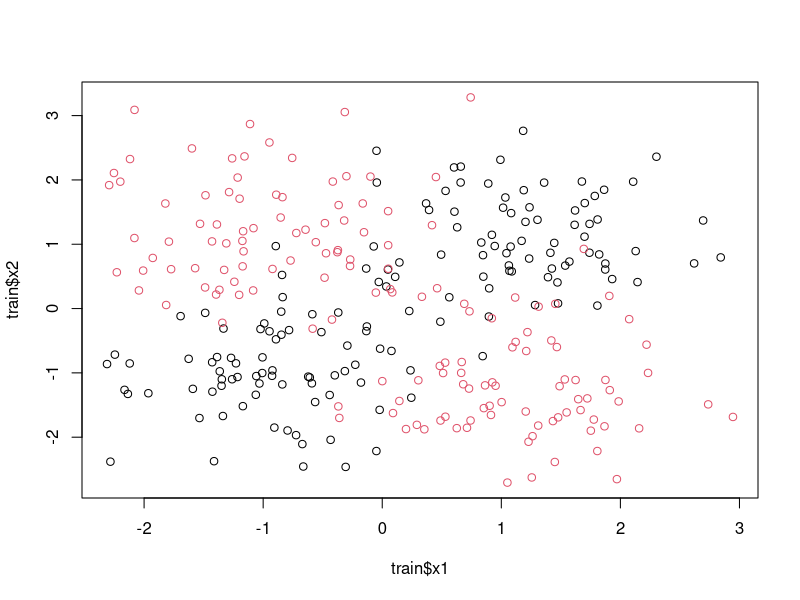
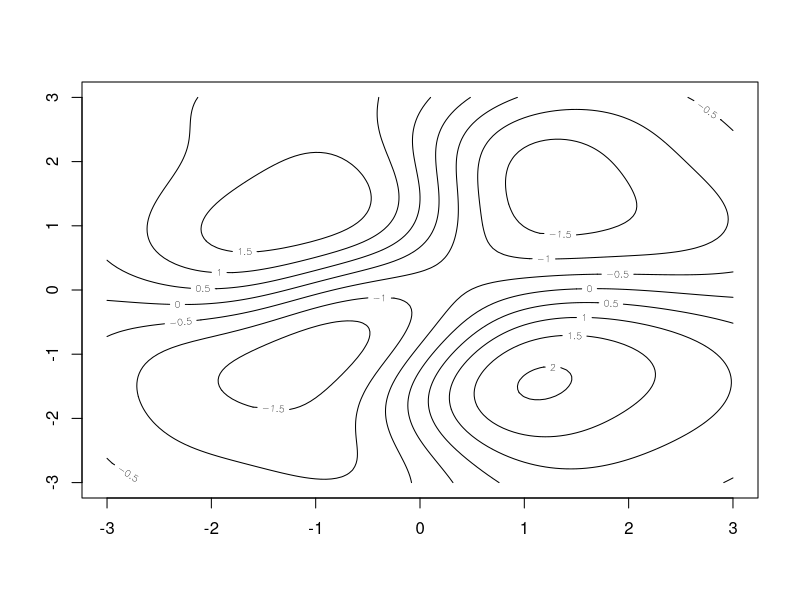

These charts were generated, in order, by the following R code:
## ---- chunk 1
train <- read.csv("./data/xor_demo_train.csv", 
                  fileEncoding = "utf-8")
train$y <- as.factor(train$y)
head(x = train, n = 5)
## ---- chunk 2
plot(train$x1, train$x2, col = train$y)
## ---- chunk 3
summary(train)
## ---- chunk 4
x1_min <- min(train$x1)
x1_max <- max(train$x1)
x2_min <- min(train$x2)
x2_max <- max(train$x2)
## ---- chunk 5
# min-max正規化
x1 <- (train$x1 - x1_min) / (x1_max - x1_min)
x2 <- (train$x2 - x2_min) / (x2_max - x2_min)
train_scaled <- data.frame(x1 = x1, x2 = x2, y = train$y)
head(train_scaled, n = 5)
## ---- chunk 6
library(kernlab)
result <- ksvm(x = y ~ x1 + x2, 
               data = train_scaled,    # 正規化したデータ
               type = "C-svc", 
               C = 1.0,
               kernel = "rbfdot", 
               kpar = list(sigma = 1.0))
result
## ---- chunk 7
# メッシュグリッドの作成
xx1 <- seq(-3, 3, 0.05)
xx2 <- seq(-3, 3, 0.05)
meshgrid <- expand.grid(xx1, xx2)
names(meshgrid) <- c("x1", "x2")
head(meshgrid, n = 5)
## ---- chunk 8
# メッシュグリッドデータの正規化
x1 <- (meshgrid$x1 - x1_min) / (x1_max - x1_min)
x2 <- (meshgrid$x2 - x2_min) / (x2_max - x2_min)
meshgrid_scaled <- data.frame(x1 = x1, x2 = x2)
head(meshgrid_scaled, n = 5)
## ---- chunk 9
# 決定関数の計算
pred <- predict(result, meshgrid_scaled, type = "decision")
contour(xx1, xx2, 
        array(pred, dim = c(length(xx1), length(xx2))))
## ---- chunk 10
# テストデータの読み込み
test <- read.csv("./data/xor_demo_test.csv", 
                  fileEncoding = "utf-8")
test$y <- as.factor(test$y)
head(x = test, n = 5)
## ---- chunk 11
# min-max正規化
x1 <- (test$x1 - x1_min) / (x1_max - x1_min)
x2 <- (test$x2 - x2_min) / (x2_max - x2_min)
test_scaled <- data.frame(x1 = x1, x2 = x2, y = test$y)
head(test_scaled, n = 5)
## ---- chunk 12
# テストデータでの混同行列
pred_test <- predict(result, test_scaled, type = "response")
table(test$y, pred_test)
## ---- chunk 13
# 訓練データでの混同行列
pred_train <- predict(result, train_scaled, type = "response")
table(train$y, pred_train)
